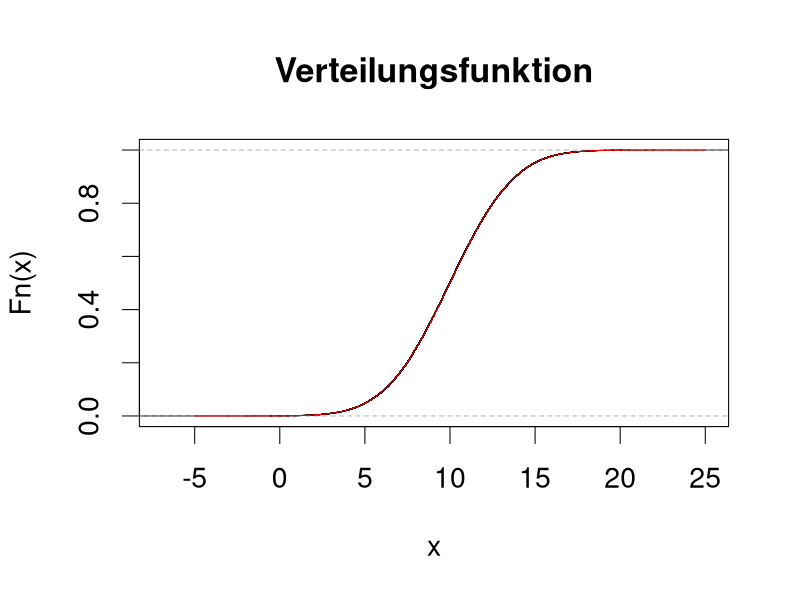
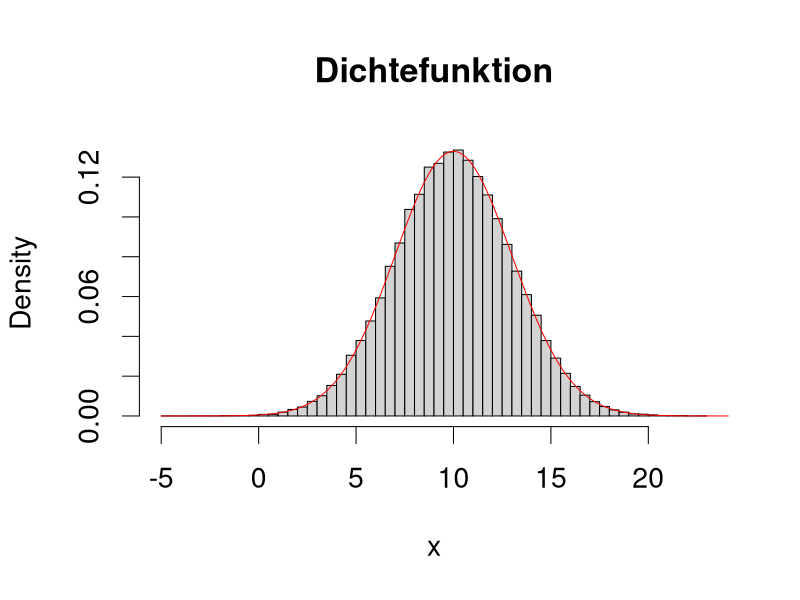
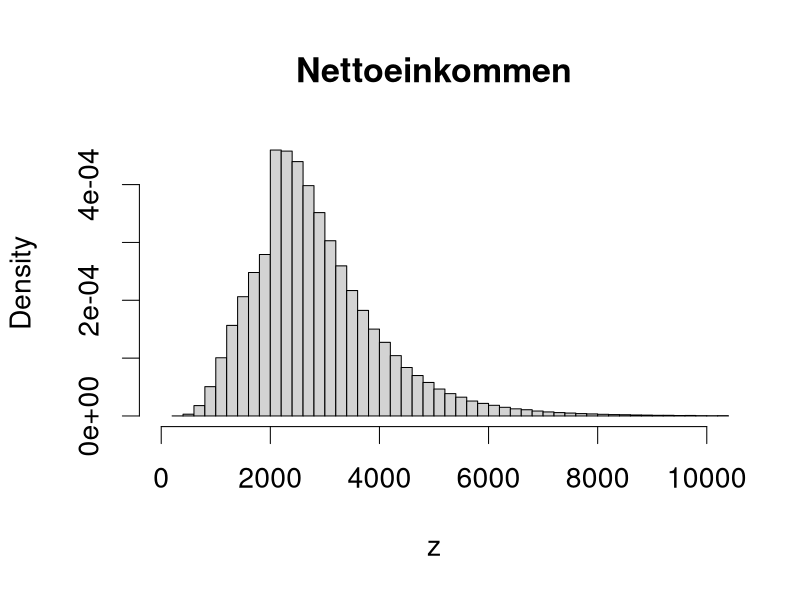
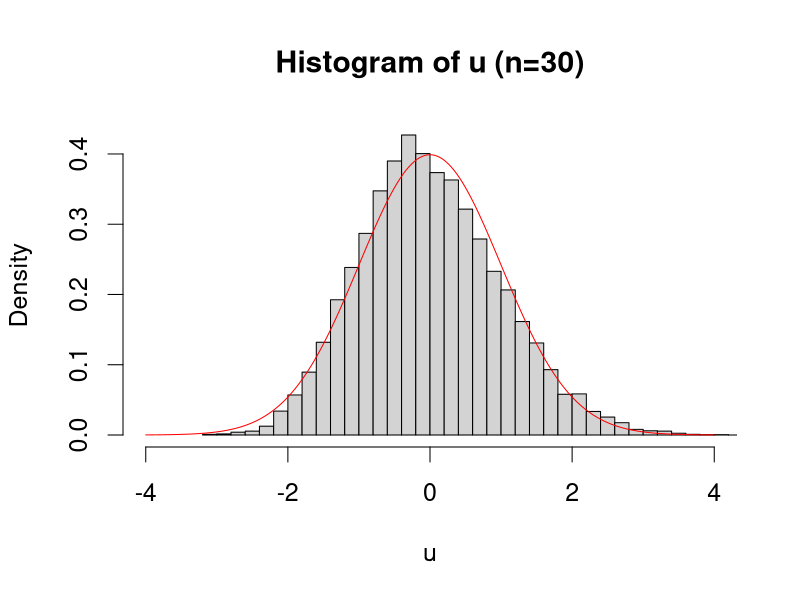
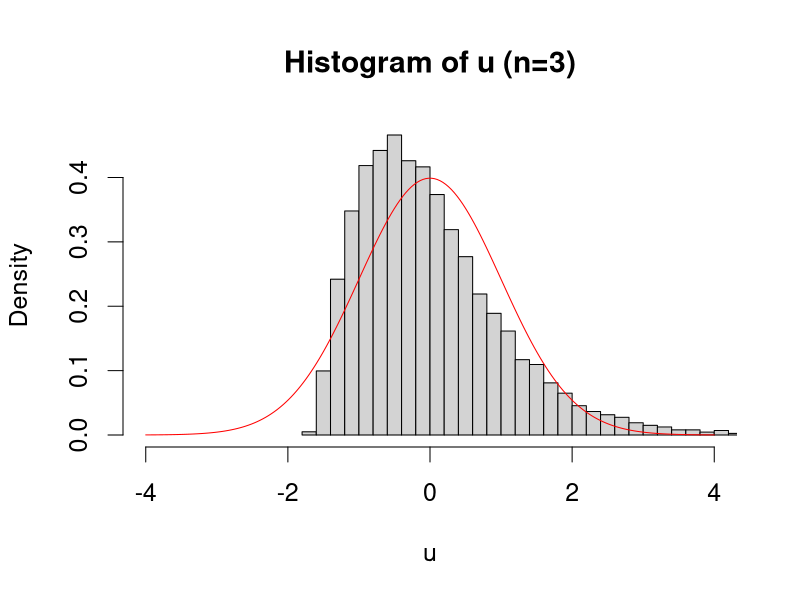
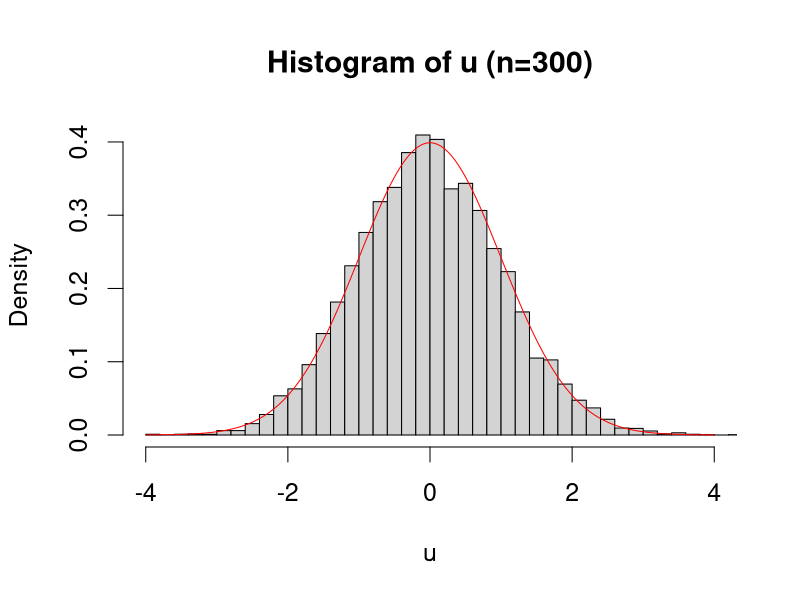
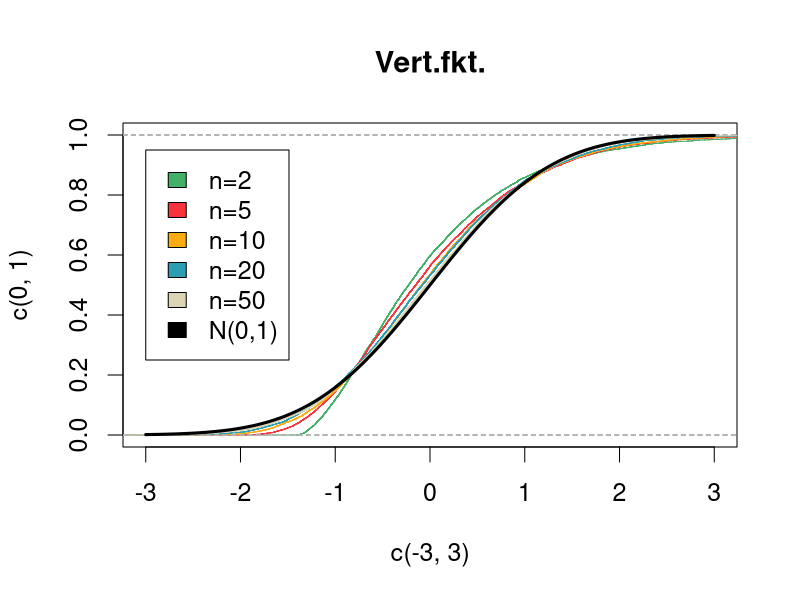

The R source for these figures, in order:
## ---- chunk 1
x <- rnorm(n=100000, mean=10, sd=3)
## ---- chunk 2
mean(x)
## ---- chunk 3
var(x)
## ---- chunk 4
sd(x)
## ---- chunk 5
quantile(x, prob=c(0.05,0.5,0.975))
## ---- chunk 6
par(cex=1.7)
plot(ecdf(x), 
     main="Verteilungsfunktion")
g <- seq(from=-5, to=25, length=200)
lines(g, pnorm(g, mean=10, sd=3), col="red")
## ---- chunk 7
par(cex=1.7)
hist(x, 
     breaks=50,
     probability=TRUE,
     main="Dichtefunktion")
lines(g, dnorm(g, mean=10, sd=3), col="red")
## ---- chunk 8
n <- 500000
x <- rnorm(n, mean=8, sd=0.5)
y <- exp(x)
s <- ifelse(y <= 2000, 0, 0.35*(y-2000))
z <- y-s
mean(z) # Mittleres Nettoeinkommen
## ---- chunk 9
par(cex=1.7)
hist(z, breaks=100, probability=TRUE, 
     xlim=c(0,10000), main="Nettoeinkommen")
## ---- chunk 10
R <- 10000
u <- rep(0, R)
mu <- 0.5
sigma <- 0.5
n <- 30
for(r in 1:R){
  x <- rexp(n, rate=2)
  xquer <- mean(x)
  u[r] <- sqrt(n)*(xquer - mu)/sigma
}
par(cex=1.5)
hist(u, breaks=50, probability=TRUE,xlim=c(-4,4),
     main="Histogram of u (n=30)")
g <- seq(-4,4, length=200)
lines(g, dnorm(g), col="red")
## ---- chunk 11
R <- 10000
u <- rep(0, R)
mu <- 0.5
sigma <- 0.5
n <- 3
for(r in 1:R){
  x <- rexp(n, rate=2)
  xquer <- mean(x)
  u[r] <- sqrt(n)*(xquer - mu)/sigma
}
par(cex=1.5)
hist(u, breaks=50, probability=TRUE,xlim=c(-4,4),
     main="Histogram of u (n=3)")
g <- seq(-4,4, length=200)
lines(g, dnorm(g), col="red")
## ---- chunk 12
R <- 10000
u <- rep(0, R)
mu <- 0.5
sigma <- 0.5
n <- 300
for(r in 1:R){
  x <- rexp(n, rate=2)
  xquer <- mean(x)
  u[r] <- sqrt(n)*(xquer - mu)/sigma
}
par(cex=1.5)
hist(u, breaks=50, probability=TRUE, xlim=c(-4,4),
     main="Histogram of u (n=300)")
g <- seq(-4,4, length=200)
lines(g, dnorm(g), col="red")
## ---- chunk 13
mu <- 0.5
sigma <- 0.5
R <- 10000
cols <- c("#44AF69","#F8333C","#FCAB10","#2B9EB3","#DBD5B5")
par(cex=1.5)
plot(c(-3,3), c(0,1), type="n",main="Vert.fkt.")
j <- 1
for(n in c(2,5,10,20,50)){
  u <- rep(0, R)
  for(r in 1:R){
    x <- rexp(n, rate=2)
    xquer <- mean(x)
    u[r] <- sqrt(n)*(xquer - mu)/sigma
  }
  lines(ecdf(u),col=cols[j])
  j <- j+1
}
g <- seq(-3, 3, length=200)
lines(g, pnorm(g), lwd=3)
legend(-3,0.95,fill=c(cols,"black"),legend=c("n=2","n=5","n=10","n=20","n=50","N(0,1)"))
